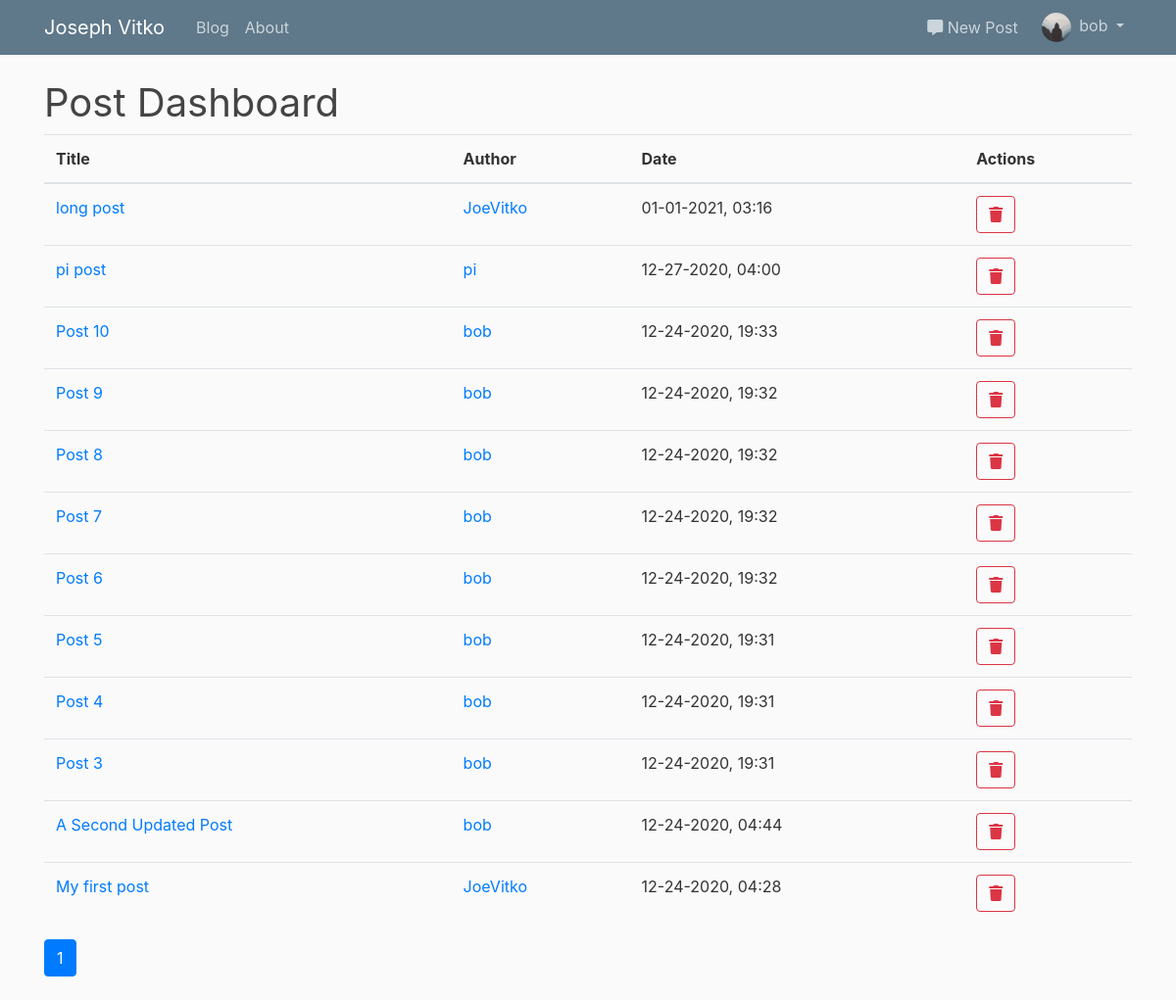
Screenshot of /admin/posts (signed in) with the database file from the repository.
### flaskblog/models.py (models this page shows, shortened)
class User(db.Model, UserMixin):
    id = db.Column(db.Integer, primary_key=True)
    username = db.Column(db.String(20), unique=True, nullable=False)
    email = db.Column(db.String(120), unique=True, nullable=False)
    image_file = db.Column(db.String(20), nullable=False, default='default.jpg')
    password = db.Column(db.String(60), nullable=False)
    posts = db.relationship('Post', backref='author', lazy=True)
    roles = db.relationship('Role', secondary='user_roles')

class Post(db.Model):
    id = db.Column(db.Integer, primary_key=True)
    title = db.Column(db.String(100), nullable=False)
    date_posted = db.Column(db.DateTime, nullable=False, default=datetime.utcnow)
    content = db.Column(db.Text, nullable=False)
    user_id = db.Column(db.Integer, db.ForeignKey('user.id'), nullable=False)

### flaskblog/admin/routes.py (the view)
@admin.route('/admin/posts')
@admin_permission.require(http_exception=403)
def getposts():
    page = request.args.get('page', 1, type=int)
    posts = Post.query.order_by(Post.date_posted.desc()).paginate(per_page=25)
    return render_template('admin_posts_dashboard.html', posts=posts, page=page, page_context='admin.getposts')

### flaskblog/models.py (called while the page is built)
@login_manager.user_loader
def load_user(user_id):
    return User.query.get(int(user_id))

### flaskblog/templates/admin_posts_dashboard.html
{% extends "layout_admin.html" %}
{% block midsection %}
    <h1>Post Dashboard</h1>
    <table class="table">
        <thead>
            <tr>
                <th>Title</th>
                <th>Author</th>
                <th>Date</th>
                <th>Actions</th>
            </tr>
        </thead>
        <tbody>
            {% for post in posts.items %}
                <tr>
                    <td>
                        <a href="{{ url_for('posts.post', post_id=post.id) }}">{{ post.title }}</a>
                    </td>
                    <td>
                        <a href="{{ url_for('users.user_posts', username=post.author.username) }}">{{ post.author.username }}</a>
                    </td>
                    <td>{{ post.date_posted.strftime("%m-%d-%Y, %H:%M") }}</td>
                    <td>
                        <a role="button" class="btn btn-outline-danger" data-toggle="tooltip" data-placement="bottom" title="Remove Post" href="{{ url_for('admin.removepost', id=post.id) }}">
                            <i class="fas fa-trash"></i>
                        </a>
                    </td>
                </tr>
            {% endfor %}
        </tbody>
    </table>
    {% for page_num in posts.iter_pages(left_edge=1, right_edge=1, left_current=1, right_current=2) %}
        {% if page_num %}
            {% if posts.page == page_num %}
                <a class="btn btn-primary mb-4" href="{{ url_for(page_context, page=page_num) }}">{{ page_num }}</a>
            {% else %}
                <a class="btn btn-outline-info mb-4" href="{{ url_for(page_context, page=page_num) }}">{{ page_num }}</a>
            {% endif %}
        {% else %}
        ...
        {% endif %}
    {% endfor %}
{% endblock midsection %}

### flaskblog/templates/header.html (shortened to what this page needs)
<header class="site-header">
    <nav class="navbar navbar-expand-md navbar-dark bg-steel fixed-top">
        <div class="container">
            <a class="navbar-brand mr-4" href="/">Joseph Vitko</a>
            <div class="collapse navbar-collapse" id="navbarToggleMain">
                <div class="navbar-nav mr-auto">
                  <a class="nav-item nav-link" href="{{ url_for('main.blog') }}">Blog</a>
                  <a class="nav-item nav-link" href="{{ url_for('main.about') }}">About</a>
                </div>
            </div>
            {% if current_user.is_authenticated %}
                <div class="collapse navbar-collapse justify-content-end">
                    <div class="navbar-nav">
                        <div class="collapse navbar-collapse newpost" id="navbarTogglePost">
                            <a class="nav-item nav-link postlink nav-dropdown" href="{{ url_for('posts.new_post') }}"><i class="fas fa-comment-alt"></i> New Post</a>
                        </div>
                        <div class="collapse navbar-collapse" id="navbarToggleUser">
                            <li class="nav-item dropdown">
                                <a class="nav-link dropdown-toggle userlink nav-dropdown" href="#" id="navbarDropdownMenuLink" role="button" data-toggle="dropdown" aria-haspopup="true" aria-expanded="false">
                                    <div class="avatar-img-container">
                                        <img src="{{ url_for('static', filename='profile_pics/' + current_user.image_file) }}" class="rounded-circle avatar-img">
                                    </div>
                                    <span class="nav-text avatar-header">{{ current_user.username }}</span>
                                </a>
                            </li>
                        </div>
                    </div>
                </div>
            {% endif %}
        </div>
    </nav>
</header>

### flaskblog/static/main.css (style rules this page uses)
body { background: #fafafa; color: #333333; margin-top: 5rem; }
h1, h2, h3, h4, h5, h6 { color: #444444; font-weight: 400; }
.bg-steel { background-color: #5f788a; }
.site-header .navbar-nav .nav-link { color: #cbd5db; }
.avatar-img-container { width: 30px; height: auto; display: inline-block; }
.avatar-img { width: 100%; height: auto; }
.avatar-header { margin-left: 4px; }
.newpost { margin-right: 8px; }
.userlink { padding-top: 0; padding-bottom: 0; vertical-align: middle; padding-right: 0; }
.postlink { padding-top: 0; padding-bottom: 0; vertical-align: middle; }

### rows the page displays
User: image_file (placeholder picture), username "bob"
Post: title "long post", author.username "JoeVitko", date_posted "01-01-2021, 03:16"
Post: title "pi post", author.username "pi", date_posted "12-27-2020, 04:00"
Post: title "Post 10", author.username "bob", date_posted "12-24-2020, 19:33"
Post: title "Post 9", author.username "bob", date_posted "12-24-2020, 19:32"
Post: title "Post 8", author.username "bob", date_posted "12-24-2020, 19:32"
Post: title "Post 7", author.username "bob", date_posted "12-24-2020, 19:32"
Post: title "Post 6", author.username "bob", date_posted "12-24-2020, 19:32"
Post: title "Post 5", author.username "bob", date_posted "12-24-2020, 19:31"
Post: title "Post 4", author.username "bob", date_posted "12-24-2020, 19:31"
Post: title "Post 3", author.username "bob", date_posted "12-24-2020, 19:31"
Post: title "A Second Updated Post", author.username "bob", date_posted "12-24-2020, 04:44"
Post: title "My first post", author.username "JoeVitko", date_posted "12-24-2020, 04:28"

### other values shown
{{ page_num }} "1"
